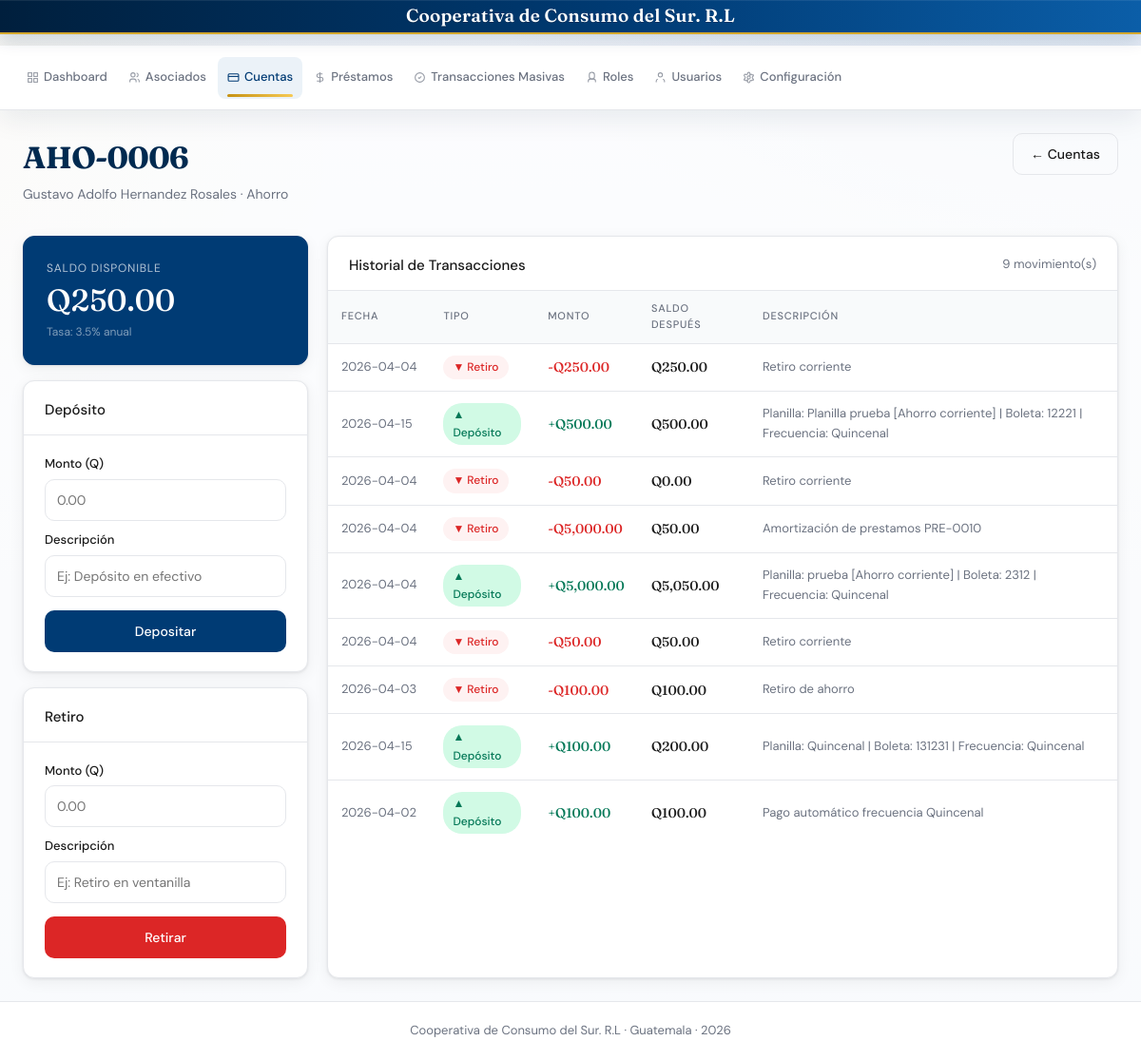
/cuentas/6, run on the app's committed database.
### tables this page shows
CREATE TABLE ajustes_sistema (
        clave TEXT PRIMARY KEY,
        valor TEXT,
        fecha_actualizacion TEXT NOT NULL,
        usuario_actualizacion TEXT
    );

CREATE TABLE cuentas (
            id INTEGER PRIMARY KEY AUTOINCREMENT,
            numero TEXT UNIQUE NOT NULL,
            socio_id INTEGER NOT NULL,
            tipo TEXT NOT NULL,
            saldo REAL DEFAULT 0,
            tasa_interes REAL DEFAULT 0,
            fecha_apertura TEXT NOT NULL,
            estado TEXT DEFAULT "activa", producto_ahorro TEXT,
            FOREIGN KEY (socio_id) REFERENCES socios(id)
        );

CREATE TABLE transacciones (
            id INTEGER PRIMARY KEY AUTOINCREMENT,
            cuenta_id INTEGER NOT NULL,
            tipo TEXT NOT NULL,
            monto REAL NOT NULL,
            saldo_despues REAL NOT NULL,
            descripcion TEXT,
            fecha TEXT NOT NULL,
            FOREIGN KEY (cuenta_id) REFERENCES cuentas(id)
        );

### blueprints/ahorro.py (the view)
@bp.route('/cuentas/<int:cid>')
def detalle_cuenta(cid):
    conn = get_db()
    cuenta = db_fetchone(
        conn,
        '''SELECT c.*, s.nombre||' '||s.apellido as socio
           FROM cuentas c JOIN socios s ON c.socio_id=s.id
           WHERE c.id=?''',
        [cid]
    )
    if not cuenta:
        conn.close()
        flash('Cuenta no encontrada.', 'danger')
        return redirect(url_for('ahorro.cuentas'))
    txns = db_fetchall(conn, "SELECT * FROM transacciones WHERE cuenta_id=? ORDER BY id DESC", [cid])
    conn.close()
    return render_template('detalle_cuenta.html', cuenta=cuenta, transacciones=txns)

### app.py (called while the page is built)
@app.before_request
def _set_request_context():
    g.request_id = request.headers.get('X-Request-ID') or str(uuid.uuid4())
    g.request_started_at = datetime.now(UTC)

@app.after_request
def _log_request(response):
    started = getattr(g, 'request_started_at', None)
    duration_ms = None
    if started:
        duration_ms = int((datetime.now(UTC) - started).total_seconds() * 1000)
    logger.info(
        'event=request method=%s path=%s status=%s user=%s role=%s request_id=%s duration_ms=%s ip=%s',
        request.method,
        request.path,
        response.status_code,
        session.get('username', 'anon'),
        session.get('user_role', 'anon'),
        getattr(g, 'request_id', '-'),
        duration_ms,
        request.headers.get('X-Forwarded-For', request.remote_addr),
    )
    response.headers['X-Request-ID'] = getattr(g, 'request_id', '-')
    return response

def get_system_setting(conn, clave, default=None):
    row = db_fetchone(conn, "SELECT valor FROM ajustes_sistema WHERE clave=?", (clave,))
    if row and row['valor'] is not None:
        return row['valor']
    if default is not None:
        return default
    return SYSTEM_SETTINGS_DEFAULTS.get(clave)

def obtener_marca_cooperativa():
    conn = get_db()
    try:
        nombre = get_system_setting(conn, 'cooperativa_nombre', DEFAULT_COOPERATIVA_NOMBRE)
        foto = get_system_setting(conn, 'cooperativa_foto', '')
    except Exception as e:
        print("EXCEPTION IN obtener_marca_cooperativa:", e)
        nombre = DEFAULT_COOPERATIVA_NOMBRE
        foto = ''
    finally:
        conn.close()
    return {
        'cooperativa_nombre': nombre or DEFAULT_COOPERATIVA_NOMBRE,
        'cooperativa_foto': foto or None,
    }

@app.context_processor
def inject_global_template_data():
    marca = obtener_marca_cooperativa()
    return {
        'now': datetime.now(),
        **marca,
    }

@app.template_filter('tipo_transaccion')
def tipo_transaccion_label(tipo):
    if not tipo:
        return 'Movimiento'
    return TRANSACCION_LABELS.get(tipo, tipo.replace('_', ' ').title())

@app.template_filter('es_transaccion_positiva')
def es_transaccion_positiva(tipo):
    if not tipo:
        return False
    return tipo in TRANSACCIONES_POSITIVAS

### utils/db.py (called while the page is built)
def _is_postgres_connection(conn):
    return conn.__class__.__module__.startswith('psycopg')

def _adapt_query_for_backend(conn, query):
    if _is_postgres_connection(conn):
        return query.replace('?', '%s')
    return query

### templates/detalle_cuenta.html (shortened to what this page needs)
{% extends "base.html" %}
{% block content %}
<div class="page-header">
  <div>
    <div class="page-title">{{ cuenta.numero }}</div>
    <div class="page-subtitle">{{ cuenta.socio }} · {{ cuenta.tipo.capitalize() }}</div>
  </div>
  <a href="{{ url_for('ahorro.cuentas') }}" class="btn btn-outline">← Cuentas</a>
</div>
<div style="display:grid;grid-template-columns:300px 1fr;gap:20px;">
  <div style="display:flex;flex-direction:column;gap:16px;">
    <div class="stat-card accent" style="padding:24px;">
      <div class="stat-label">Saldo Disponible</div>
      <div class="stat-value" style="font-size:32px; margin-top:4px;">Q{{ "{:,.2f}".format(cuenta.saldo) }}</div>
      <div style="font-size:12px;color:rgba(255,255,255,.5);margin-top:8px;">Tasa: {{ cuenta.tasa_interes }}% anual</div>
    </div>
    <div class="card">
      <div class="card-header"><span class="card-title">Depósito</span></div>
      <div class="card-body">
        <form method="post" action="{{ url_for('ahorro.hacer_transaccion', cid=cuenta.id) }}">
          <div class="form-group" style="margin-bottom:10px;">
            <label>Monto (Q)</label>
            <input name="monto" type="number" step="0.01" min="1" required placeholder="0.00">
          </div>
          <div class="form-group" style="margin-bottom:14px;">
            <label>Descripción</label>
            <input name="descripcion" placeholder="Ej: Depósito en efectivo">
          </div>
          <button type="submit" class="btn btn-primary" style="width:100%;">Depositar</button>
        </form>
      </div>
    </div>
    <div class="card">
      <div class="card-header"><span class="card-title">Retiro</span></div>
      <div class="card-body">
        <form method="post" action="{{ url_for('ahorro.hacer_transaccion', cid=cuenta.id) }}">
          <div class="form-group" style="margin-bottom:10px;">
            <label>Monto (Q)</label>
            <input name="monto" type="number" step="0.01" min="1" max="{{ cuenta.saldo }}" required placeholder="0.00">
          </div>
          <div class="form-group" style="margin-bottom:14px;">
            <label>Descripción</label>
            <input name="descripcion" placeholder="Ej: Retiro en ventanilla">
          </div>
          <button type="submit" class="btn btn-danger" style="width:100%;background:#dc2626;color:#fff;">Retirar</button>
        </form>
      </div>
    </div>
  </div>
  <div class="card">
    <div class="card-header">
      <span class="card-title">Historial de Transacciones</span>
      <span style="font-size:13px;color:#6b7280;">{{ transacciones|length }} movimiento(s)</span>
    </div>
    <div class="table-wrap">
      <table>
        <thead><tr><th>Fecha</th><th>Tipo</th><th>Monto</th><th>Saldo después</th><th>Descripción</th></tr></thead>
        <tbody>
          {% for t in transacciones %}
          <tr>
            <td style="font-size:13px;color:#6b7280;white-space:nowrap;">{{ t.fecha[:10] }}</td>
            <td>
              <span class="badge {% if t.tipo|es_transaccion_positiva %}badge-green{% else %}badge-red{% endif %}">
                {% if t.tipo|es_transaccion_positiva %}▲{% else %}▼{% endif %} {{ t.tipo|tipo_transaccion }}
              </span>
            </td>
            <td class="amount {% if t.tipo|es_transaccion_positiva %}amount-positive{% else %}amount-negative{% endif %}" style="font-weight:500;">
              {% if t.tipo|es_transaccion_positiva %}+{% else %}-{% endif %}Q{{ "{:,.2f}".format(t.monto) }}
            </td>
            <td class="amount">Q{{ "{:,.2f}".format(t.saldo_despues) }}</td>
            <td style="font-size:13px;color:#6b7280;">{{ t.descripcion or '—' }}</td>
          </tr>
          {% else %}
          <tr><td colspan="5" style="text-align:center;color:#9ca3af;padding:32px;">Sin movimientos</td></tr>
          {% endfor %}
        </tbody>
      </table>
    </div>
  </div>
</div>
{% endblock %}

### templates/base.html (shortened to what this page needs)
<!DOCTYPE html>
<html lang="es">
<head>
</head>
<body>
<div class="top-brand">
  <div class="top-brand-content">
    <div class="top-brand-text">{{ cooperativa_nombre }}</div>
  </div>
</div>
<header class="header">
  <div class="header-content">
    <nav class="header-nav">
      <a href="{{ url_for('main.index') }}" class="nav-link {% if request.endpoint=='main.index' %}active{% endif %}">
        <svg width="16" height="16" fill="none" stroke="currentColor" stroke-width="2" viewBox="0 0 24 24"><rect x="3" y="3" width="7" height="7"/><rect x="14" y="3" width="7" height="7"/><rect x="14" y="14" width="7" height="7"/><rect x="3" y="14" width="7" height="7"/></svg>
        Dashboard
      </a>
      <a href="{{ url_for('socios.socios') }}" class="nav-link {% if 'socio' in request.endpoint %}active{% endif %}">
        <svg width="16" height="16" fill="none" stroke="currentColor" stroke-width="2" viewBox="0 0 24 24"><circle cx="9" cy="7" r="4"/><path d="M3 21v-2a4 4 0 0 1 4-4h4a4 4 0 0 1 4 4v2"/><path d="M16 3.13a4 4 0 0 1 0 7.75M21 21v-2a4 4 0 0 0-3-3.85"/></svg>
        Asociados
      </a>
      <a href="{{ url_for('ahorro.cuentas') }}" class="nav-link {% if 'cuenta' in request.endpoint %}active{% endif %}">
        <svg width="16" height="16" fill="none" stroke="currentColor" stroke-width="2" viewBox="0 0 24 24"><rect x="2" y="5" width="20" height="14" rx="2"/><path d="M2 10h20"/></svg>
        Cuentas
      </a>
      <a href="{{ url_for('prestamos.prestamos') }}" class="nav-link {% if 'prestamo' in request.endpoint %}active{% endif %}">
        <svg width="16" height="16" fill="none" stroke="currentColor" stroke-width="2" viewBox="0 0 24 24"><path d="M12 2v20M17 5H9.5a3.5 3.5 0 0 0 0 7h5a3.5 3.5 0 0 1 0 7H6"/></svg>
        Préstamos
      </a>
      <a href="{{ url_for('prestamos.transacciones_masivas') }}" class="nav-link {% if 'prestamos.transacciones_masivas' in request.endpoint %}active{% endif %}">
        <svg width="16" height="16" fill="none" stroke="currentColor" stroke-width="2" viewBox="0 0 24 24"><path d="M9 12l2 2 4-4M21 12c0 4.97-4.03 9-9 9s-9-4.03-9-9 4.03-9 9-9 9 4.03 9 9z"/></svg>
        Transacciones Masivas
      </a>      <a href="{{ url_for('usuarios.roles') }}" class="nav-link {% if 'usuarios.roles' in request.endpoint %}active{% endif %}">
        <svg width="16" height="16" fill="none" stroke="currentColor" stroke-width="2" viewBox="0 0 24 24"><path d="M12 2a5 5 0 0 1 5 5v3a5 5 0 0 1-10 0V7a5 5 0 0 1 5-5z"/><path d="M19 21v-2a4 4 0 0 0-4-4H9a4 4 0 0 0-4 4v2"/></svg>
        Roles
      </a>
      <a href="{{ url_for('usuarios.usuarios') }}" class="nav-link {% if 'usuarios.usuarios' in request.endpoint %}active{% endif %}">
        <svg width="16" height="16" fill="none" stroke="currentColor" stroke-width="2" viewBox="0 0 24 24"><path d="M20 21v-2a4 4 0 0 0-3-3.87"/><path d="M4 21v-2a4 4 0 0 1 3-3.87"/><circle cx="12" cy="7" r="4"/></svg>
        Usuarios
      </a>
      <a href="{{ url_for('configuraciones.configuraciones') }}" class="nav-link {% if 'configuraciones.configuraciones' in request.endpoint %}active{% endif %}">
        Configuración
      </a>
    </nav>
  </div>
</header>
<main class="main">
  {% block content %}{% endblock %}
</main>
<footer class="footer">
  <div class="footer-content">
    <p>{{ cooperativa_nombre }} · Guatemala · {{ now.strftime('%Y') if now else '2024' }}</p>
  </div>
</footer>
</body>
</html>

### data on the page
ajustes_sistema: valor "Cooperativa de Consumo del Sur. R.L"
cuentas: numero "AHO-0006", tipo "Ahorro", saldo "250.00", tasa_interes "3.5"
transacciones: fecha "2026-04-04", tipo|tipo_transaccion "Retiro", monto "250.00", saldo_despues "250.00", descripcion "Retiro corriente"
transacciones: fecha "2026-04-15", tipo|tipo_transaccion "Depósito", monto "500.00", saldo_despues "500.00", descripcion "Planilla: Planilla prueba [Ahorro corriente] | Boleta: 12221 | Frecuencia: Quincenal"
transacciones: fecha "2026-04-04", tipo|tipo_transaccion "Retiro", monto "50.00", saldo_despues "0.00", descripcion "Retiro corriente"
transacciones: fecha "2026-04-04", tipo|tipo_transaccion "Retiro", monto "5,000.00", saldo_despues "50.00", descripcion "Amortización de prestamos PRE-0010"
transacciones: fecha "2026-04-04", tipo|tipo_transaccion "Depósito", monto "5,000.00", saldo_despues "5,050.00", descripcion "Planilla: prueba [Ahorro corriente] | Boleta: 2312 | Frecuencia: Quincenal"
transacciones: fecha "2026-04-04", tipo|tipo_transaccion "Retiro", monto "50.00", saldo_despues "50.00", descripcion "Retiro corriente"
transacciones: fecha "2026-04-03", tipo|tipo_transaccion "Retiro", monto "100.00", saldo_despues "100.00", descripcion "Retiro de ahorro"
transacciones: fecha "2026-04-15", tipo|tipo_transaccion "Depósito", monto "100.00", saldo_despues "200.00", descripcion "Planilla: Quincenal | Boleta: 131231 | Frecuencia: Quincenal"
transacciones: fecha "2026-04-02", tipo|tipo_transaccion "Depósito", monto "100.00", saldo_despues "100.00", descripcion "Pago automático frecuencia Quincenal"

### other printed values
{{ cuenta.socio }} "Gustavo Adolfo Hernandez Rosales"
{{ transacciones|length }} "9"
